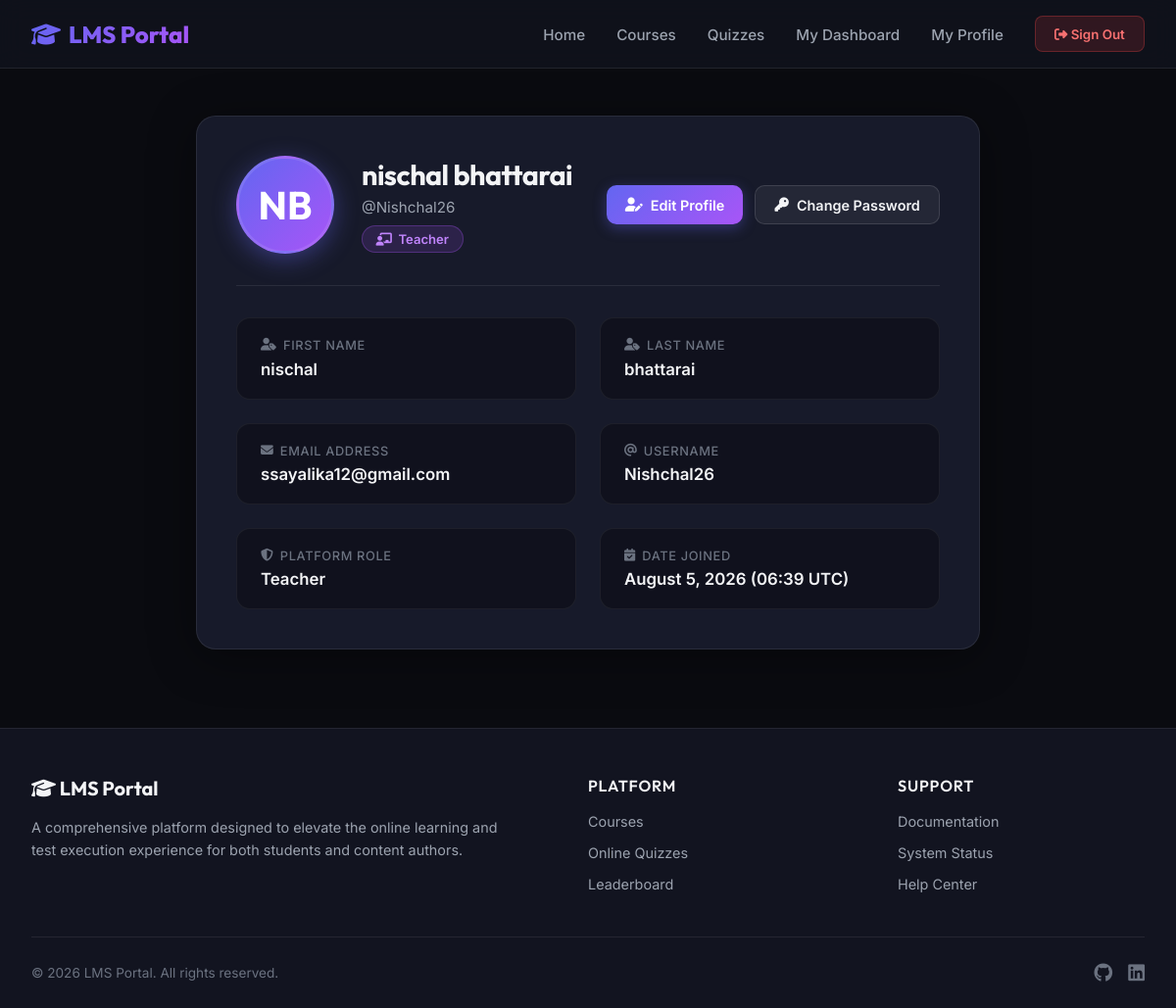
The page /accounts/profile/ (signed in) on the database its author committed.
### users/models.py (models this page shows, shortened)
class User(AbstractUser):
    class Role(models.TextChoices):
        STUDENT = 'student', 'Student'
        TEACHER = 'teacher', 'Teacher'
        ADMIN   = 'admin',   'Admin'
    email = models.EmailField(
        unique=True,
        verbose_name='Email address',
        help_text='Required. A valid email address (must be unique).',
    )
    profile_picture = models.ImageField(
        upload_to='profile_pictures/',
        blank=True,
        null=True,
        verbose_name='Profile picture',
        help_text='Optional. Upload a profile photo (JPEG, PNG …).',
    )
    role = models.CharField(
        max_length=10,
        choices=Role.choices,
        default=Role.STUDENT,
        verbose_name='Role',
        help_text='Select the user\'s role within the platform.',
    )
    class Meta:
        verbose_name = 'User'
        verbose_name_plural = 'Users'
        ordering = ['date_joined']  # newest registrations last in admin list
    @property
    def full_name(self):
        return self.get_full_name() or self.username

### users/views.py (the view)
# urls.py: path('profile/', views.UserProfileView.as_view(), name='profile'),
@method_decorator(login_required_custom, name='dispatch')
class UserProfileView(View):
    template_name = 'users/profile.html'
    def get(self, request):
        context = {
            'user': request.user,
            'page_title': 'My Profile',
        }
        return render(request, self.template_name, context)

### templates/users/profile.html (shortened to what this page needs)
{% extends "base.html" %}
{% block content %}
<div class="profile-container" id="user-profile-page">
  <div class="profile-card">
    <div class="profile-header">
      <div class="header-left">
        <div class="profile-avatar-large" id="profile-avatar">
          {% if user.profile_picture %}
            <img src="{{ user.profile_picture.url }}" alt="{{ user.full_name }}">
          {% else %}
            {{ user.first_name|first|upper }}{{ user.last_name|first|upper }}
          {% endif %}
        </div>
        <div class="profile-identity">
          <h1>{{ user.full_name }}</h1>
          <p>@{{ user.username }}</p>
          <span class="role-badge {{ user.role }}" id="user-role-badge">
            {% if user.role == 'student' %}
              <i class="fa-solid fa-graduation-cap"></i> Student
            {% elif user.role == 'teacher' %}
              <i class="fa-solid fa-chalkboard-user"></i> Teacher
            {% elif user.role == 'admin' %}
              <i class="fa-solid fa-user-shield"></i> Administrator
            {% else %}
              <i class="fa-solid fa-user"></i> {{ user.get_role_display }}
            {% endif %}
          </span>
        </div>
      </div>
      <div class="action-buttons">
        <a href="{% url 'users:profile_edit' %}" class="btn-action primary" id="btn-edit-profile">
          <i class="fa-solid fa-user-pen"></i> Edit Profile
        </a>
        <a href="{% url 'users:password_change' %}" class="btn-action secondary" id="btn-change-password">
          <i class="fa-solid fa-key"></i> Change Password
        </a>
      </div>
    </div>
    <div class="details-grid">
      <div class="detail-box">
        <div class="detail-label"><i class="fa-solid fa-user-tag"></i> First Name</div>
        <div class="detail-value" id="val-first-name">{{ user.first_name|default:"—" }}</div>
      </div>
      <div class="detail-box">
        <div class="detail-label"><i class="fa-solid fa-user-tag"></i> Last Name</div>
        <div class="detail-value" id="val-last-name">{{ user.last_name|default:"—" }}</div>
      </div>
      <div class="detail-box">
        <div class="detail-label"><i class="fa-solid fa-envelope"></i> Email Address</div>
        <div class="detail-value" id="val-email">{{ user.email }}</div>
      </div>
      <div class="detail-box">
        <div class="detail-label"><i class="fa-solid fa-at"></i> Username</div>
        <div class="detail-value" id="val-username">{{ user.username }}</div>
      </div>
      <div class="detail-box">
        <div class="detail-label"><i class="fa-solid fa-shield-halved"></i> Platform Role</div>
        <div class="detail-value" id="val-role">{{ user.get_role_display }}</div>
      </div>
      <div class="detail-box">
        <div class="detail-label"><i class="fa-solid fa-calendar-check"></i> Date Joined</div>
        <div class="detail-value" id="val-date-joined">{{ user.date_joined|date:"F j, Y (H:i T)" }}</div>
      </div>
    </div>
  </div>
</div>
{% endblock %}

### templates/users/profile.html (style rules this page uses)
.profile-container { max-width: 800px; margin: 0 auto; animation: fadeIn 0.4s ease both; }
.profile-card { background: rgba(27, 30, 48, 0.85); border: 1px solid rgba(255, 255, 255, 0.08); border-radius: 20px; padding: 2.5rem; backdrop-filter: blur(16px); -webkit-backdrop-filter: blur(16px); box-shadow: 0 8px 48px rgba(0, 0, 0, 0.4); margin-bottom: 2rem; }
.profile-header { display: flex; align-items: center; justify-content: space-between; gap: 1.5rem; padding-bottom: 2rem; border-bottom: 1px solid var(--border-color); flex-wrap: wrap; }
.header-left { display: flex; align-items: center; gap: 1.75rem; }
.profile-avatar-large { width: 100px; height: 100px; border-radius: 50%; background: linear-gradient(135deg, var(--primary) 0%, var(--secondary) 100%); display: flex; align-items: center; justify-content: center; font-size: 2.5rem; color: #fff; font-family: 'Outfit', sans-serif; font-weight: 700; box-shadow: 0 6px 24px rgba(99, 102, 241, 0.4); flex-shrink: 0; overflow: hidden; border: 3px solid rgba(255, 255, 255, 0.1); }
.profile-identity h1 { font-size: 1.8rem; font-weight: 700; color: var(--text-primary); margin-bottom: 0.35rem; }
.profile-identity p { color: var(--text-secondary); font-size: 0.95rem; }
.role-badge { display: inline-flex; align-items: center; gap: 0.4rem; font-size: 0.82rem; font-weight: 600; padding: 0.3rem 0.85rem; border-radius: 99px; margin-top: 0.6rem; text-transform: capitalize; }
.role-badge.teacher { background: rgba(168, 85, 247, 0.15); border: 1px solid rgba(168, 85, 247, 0.3); color: #c084fc; }
.action-buttons { display: flex; gap: 0.75rem; flex-wrap: wrap; }
.btn-action { display: inline-flex; align-items: center; gap: 0.5rem; padding: 0.65rem 1.2rem; border-radius: 10px; font-size: 0.9rem; font-weight: 600; text-decoration: none; transition: var(--transition-smooth); border: none; cursor: pointer; }
.btn-action.primary { background: linear-gradient(135deg, var(--primary) 0%, var(--secondary) 100%); color: #fff; box-shadow: 0 4px 14px rgba(99, 102, 241, 0.35); }
.btn-action.secondary { background: rgba(255, 255, 255, 0.06); color: var(--text-primary); border: 1px solid rgba(255, 255, 255, 0.12); }
.details-grid { display: grid; grid-template-columns: 1fr 1fr; gap: 1.5rem; margin-top: 2rem; }
.detail-box { background: rgba(10, 11, 16, 0.5); border: 1px solid rgba(255, 255, 255, 0.06); border-radius: 14px; padding: 1.25rem 1.5rem; transition: var(--transition-smooth); }
.detail-label { font-size: 0.8rem; font-weight: 500; color: var(--text-muted); text-transform: uppercase; letter-spacing: 0.05em; margin-bottom: 0.4rem; display: flex; align-items: center; gap: 0.4rem; }
.detail-value { font-size: 1.05rem; font-weight: 600; color: var(--text-primary); word-break: break-word; }

### templates/base.html (style rules this page uses)
:root { --bg-primary: #0a0b10; --bg-secondary: #121420; --bg-tertiary: #1b1e30; --text-primary: #f3f4f6; --text-secondary: #9ca3af; --text-muted: #6b7280; --primary: #6366f1; --primary-hover: #4f46e5; --secondary: #a855f7; --secondary-hover: #9333ea; --accent: #10b981; --error: #ef4444; --border-color: rgba(255, 255, 255, 0.08); --card-shadow: 0 8px 32px 0 rgba(0, 0, 0, 0.37); --transition-smooth: all 0.3s cubic-bezier(0.4, 0, 0.2, 1); }
* { margin: 0; padding: 0; box-sizing: border-box; }
body { font-family: 'Inter', sans-serif; background-color: var(--bg-primary); color: var(--text-primary); min-height: 100vh; display: flex; flex-direction: column; overflow-x: hidden; }
h1, h2, h3, h4, h5, h6 { font-family: 'Outfit', sans-serif; font-weight: 600; letter-spacing: -0.02em; }

### rows shown on the page
User: first_name|first "N", last_name|first "B", full_name "nischal bhattarai", username "Nishchal26", first_name "nischal", last_name "bhattarai", email "ssayalika12@gmail.com", role "Teacher", date_joined "August 5, 2026 (06:39 UTC)"
